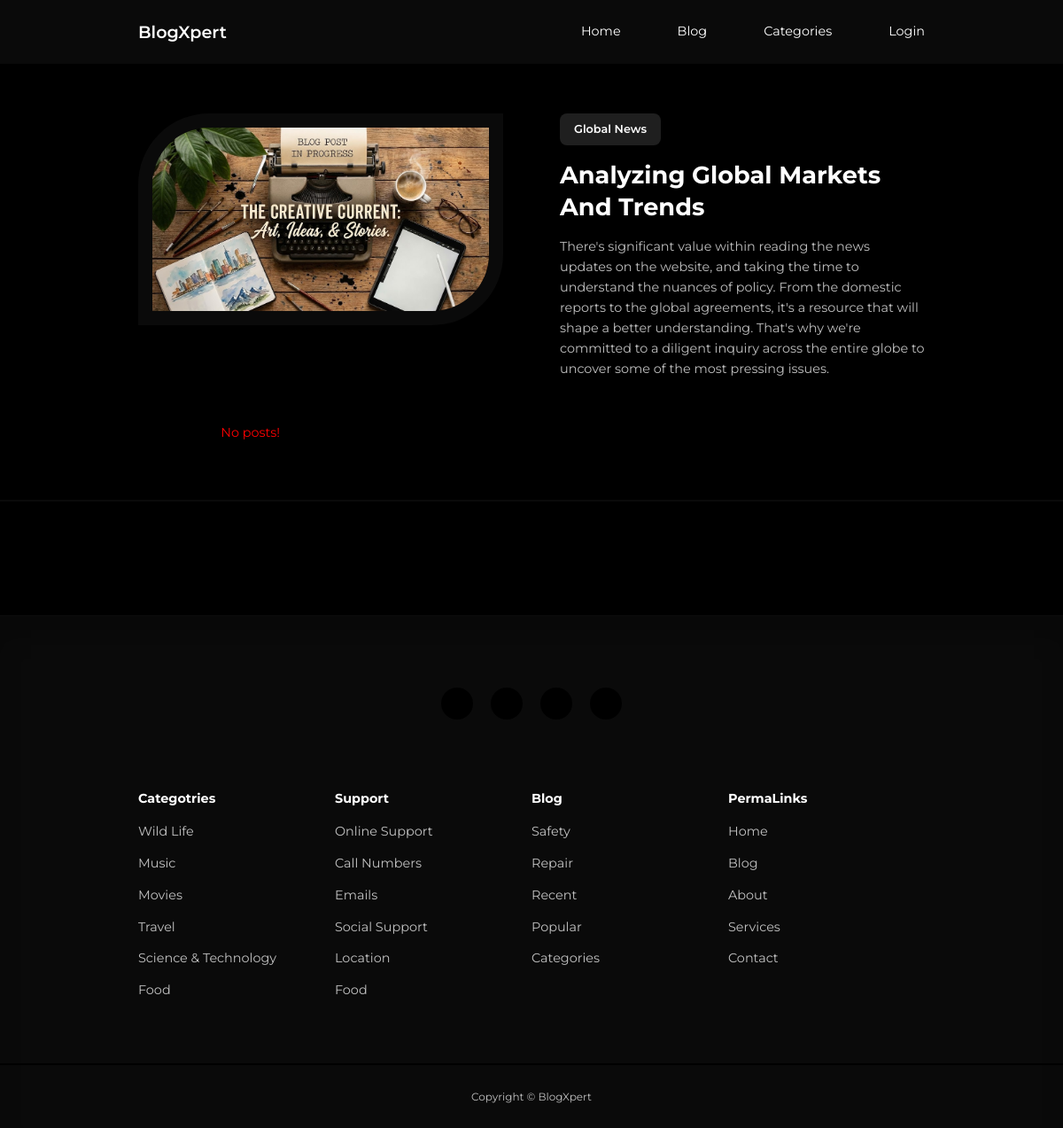
The app's page /, older data.
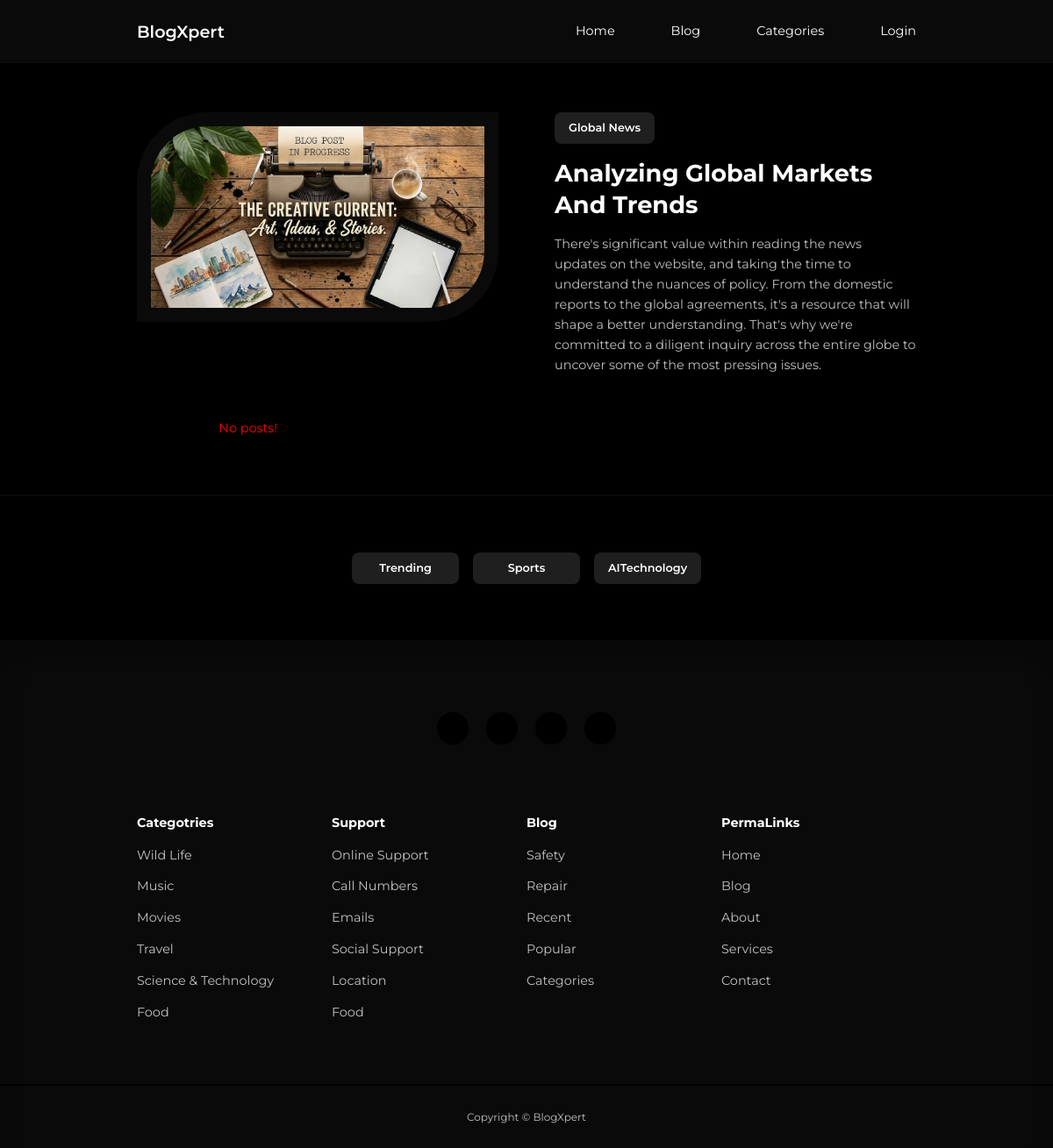
The same page, newer data.
### tables this page shows
CREATE TABLE categories (
    id INT AUTO_INCREMENT PRIMARY KEY,
    title VARCHAR(50) NOT NULL,
    created_at TIMESTAMP DEFAULT CURRENT_TIMESTAMP
);

### function/function.php (called while the page is built, shortened)
<?php
function getAllCategories($connection) {
    $statement = $connection->prepare("SELECT * FROM categories");
    $statement->execute();
    return $statement->fetchAll(PDO::FETCH_OBJ);
}
function getPostsByStatus($connection, $status) {
    $statement = $connection->prepare("
        SELECT posts.*,
        user.first_name,
        user.last_name,
        user.avatar,
        categories.title AS category_title
        FROM posts
        JOIN user ON posts.author_id = user.id
        JOIN categories ON posts.category_id = categories.id
        WHERE posts.status = :status
        ORDER BY posts.created_at DESC
    ");
    $statement->execute([
        ':status' => $status
    ]);
    return $statement->fetchAll(PDO::FETCH_OBJ);
}

### index.php (the view, shortened to what this page needs)
<?php
require __DIR__ . "/includes/header.php";
$categories = getAllCategories($connection);
$posts = getPostsByStatus($connection, 'approved');
?>
<section class="featured">
    <div class="container featured__container">
        <div class="post__thumbnail">
            <img src="./images/Hero.png">
        </div>
        <div class="post__info">
            <a href="category-posts.html" class="category__button">Global News</a>
            <h2 class="post__info"><a href="post.html">Analyzing Global Markets And Trends</a></h2>
            <p class="post__body">
                There's significant value within reading the news updates on the website, and taking the time to understand the nuances of policy. From the domestic reports to the global agreements, it's a resource that will shape a better understanding. That's why we're committed to a diligent inquiry across the entire globe to uncover some of the most pressing issues.
            </p>
        </div>
    </div>
</section>
<section class="posts">
    <div class="container posts__container">
        <?php if (count($posts) > 0): ?>
           <?php foreach (array_slice($posts, 0, 9) as $post): ?>
                <article class="post">
                    <div class="post__thumbnail">
                        <img src="/images/<?= htmlspecialchars($post->thumbnail) ?>" alt="Post Thumbnail">
                    </div>
                    <div class="post__info">
                        <a href="/pages/category-posts.php?id=<?= $post->category_id ?>" class="category__button">
                            <?= htmlspecialchars($post->category_title) ?>
                        </a>
                        <h3 class="post__title">
                            <a href="/pages/post.php?id=<?= $post->id ?>">
                                <?= htmlspecialchars($post->title) ?>
                            </a>
                        </h3>
                        <p class="post__body">
                            <?= substr(strip_tags($post->para_1), 0, 150) ?>...
                        </p>
                        <div class="post__author">
                            <div class="post__author-avatar">
                                <img src="<?= !empty($post->avatar) ? '/userImages/' . htmlspecialchars($post->avatar) : 'https://ui-avatars.com/api/?name=' . urlencode($post->first_name . ' ' . $post->last_name) . '&background=random' ?>" alt="Author Avatar">
                            </div>
                            <div class="post__author-info">
                                <h5>By: <?= htmlspecialchars($post->first_name . " " . $post->last_name) ?></h5>
                                <small>
                                    <?= date("M d, Y - H:i", strtotime($post->created_at)) ?>
                                </small>
                            </div>
                        </div>
                    </div>
                </article>
            <?php endforeach; ?>
        <?php else: ?>
            <div class="alert__message error lg">
                <p>No posts!</p>
            </div>
        <?php endif; ?>
    </div>
</section>
<section class="category__buttons" id="category__buttons">
    <div class="container category__buttons-container">
        <?php foreach ($categories as $category): ?>
            <a href="/pages/category-posts.php?id=<?= $category->id ?>" class="category__button">
                <?= $category->title ?>
            </a>
        <?php endforeach; ?>
    </div>
</section>
<?php
require __DIR__ . "/includes/footer.php";
?>

Row changes from the older to the newer data that the page shows:
added categories: title "Trending"
added categories: title "Sports"
added categories: title "AITechnology"
